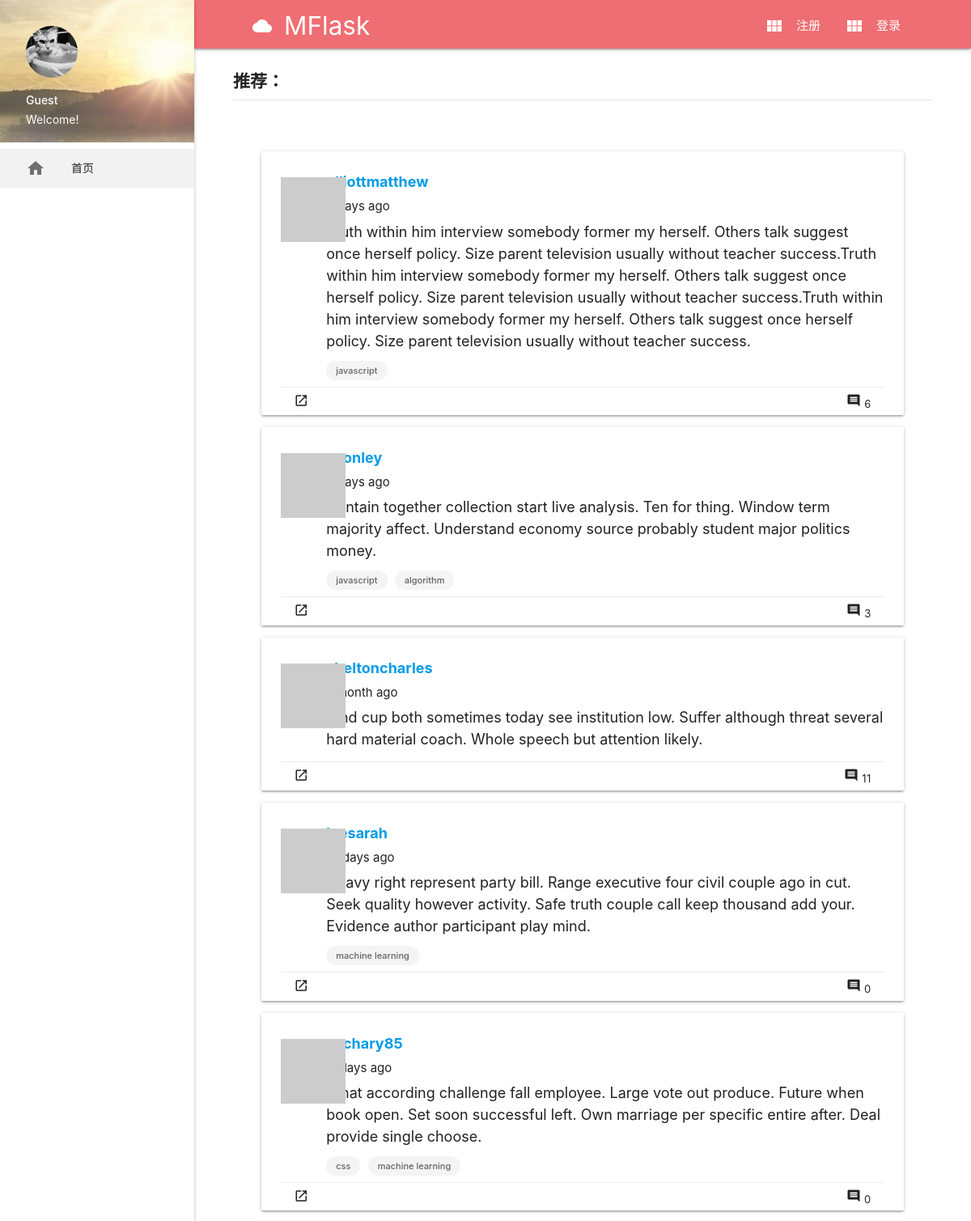
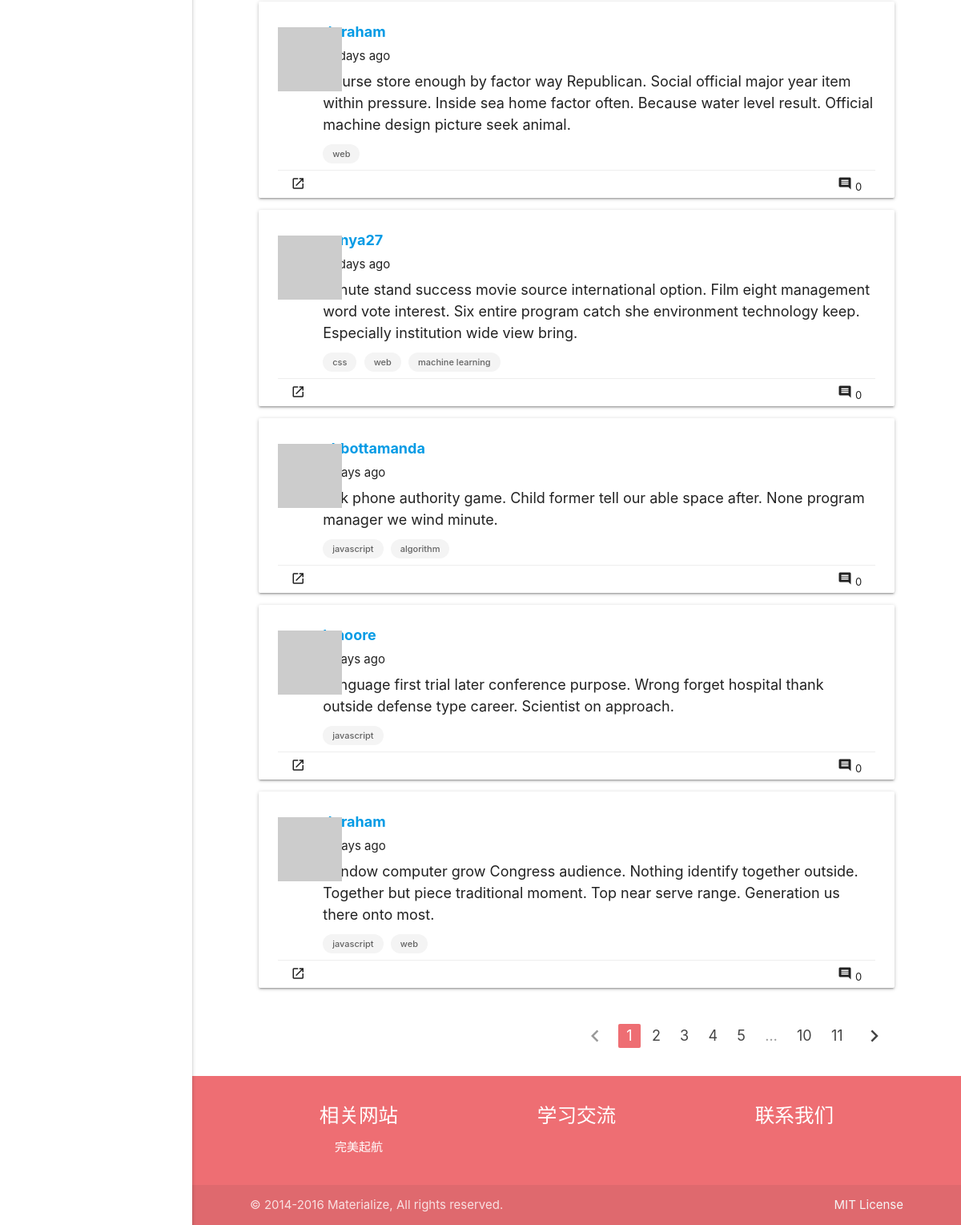
/recommended, run on the app's committed database (2 pictures, top to bottom).
### app/models.py (models this page shows, shortened)
class Post(db.Model):
    __tablename__ = 'posts'
    id = db.Column(db.Integer, primary_key=True)
    body = db.Column(db.Text)
    timestamp = db.Column(db.DateTime, index=True, default=datetime.utcnow)
    author_id = db.Column(db.Integer, db.ForeignKey('users.id'))
    rank = db.Column(db.Float, default=0, index=True)
    comments = db.relationship('Comment', backref='post', lazy='dynamic')
    tags = db.relationship('Tag',
                           secondary=posttags,
                           backref=db.backref('posts', lazy='dynamic'),
                           lazy='dynamic')
    def generate_rank(self):
        likers = len(self.likers.all())
        collectors = len(self.collectors.all())
        comments = len(self.comments.all())
        tag_rank = 0
        for tag in self.tags:
            tag.generate_rank()
            tag_rank += tag.rank/(len(self.tags.all()))
        rank = tag_rank * 0.3 + collectors * 0.3 + comments * 0.25 + likers * 0.15
        self.rank = rank
        db.session.add(self)
        db.session.commit()
    @staticmethod
    def ranks():
        for post in Post.query.all():
            post.generate_rank()

class User(UserMixin, db.Model):
    __tablename__ = 'users'
    id = db.Column(db.Integer, primary_key=True)
    email = db.Column(db.String(64), unique=True, index=True)
    username = db.Column(db.String(64), unique=True, index=True)
    role_id = db.Column(db.Integer, db.ForeignKey('roles.id'))
    password_hash = db.Column(db.String(128))
    confirmed = db.Column(db.Boolean, default=False)
    name = db.Column(db.String(64))
    location = db.Column(db.String(64))
    about_me = db.Column(db.Text())
    member_since = db.Column(db.DateTime(), default=datetime.utcnow)
    last_seen = db.Column(db.DateTime(), default=datetime.utcnow)
    avatar_hash = db.Column(db.String(32))
    posts = db.relationship('Post', backref='author', lazy='dynamic')
    followed = db.relationship('Follow',
                               foreign_keys=[Follow.follower_id],
                               backref=db.backref('follower', lazy='joined'),
                               lazy='dynamic',
                               cascade='all, delete-orphan')
    followers = db.relationship('Follow',
                                foreign_keys=[Follow.followed_id],
                                backref=db.backref('followed', lazy='joined'),
                                lazy='dynamic',
                                cascade='all, delete-orphan')
    comments = db.relationship('Comment', backref='author', lazy='dynamic')
    collections = db.relationship('Post',
                                  secondary=collect,
                                  backref=db.backref('collectors', lazy='dynamic'),
                                  lazy='dynamic')
    liked_posts = db.relationship('Post',
                                  secondary=like,
                                  backref=db.backref('likers', lazy='dynamic'),
                                  lazy='dynamic')
    @property
    def password(self):
        raise AttributeError('password is not a readable attribute')
    def gravatar(self, size=100, default='identicon', rating='g'):
        url = 'https://secure.gravatar.com/avatar'
        hash = self.avatar_hash or self.gravatar_hash()
        return '{url}/{hash}?s={size}&d={default}&r={rating}'.format(
            url=url, hash=hash, size=size, default=default, rating=rating)
    def collect(self, post):
        if not self.is_collecting(post):
            self.collections.append(post)
            db.session.add(self)
    def like(self, post):
        if not self.is_liking(post):
            self.liked_posts.append(post)
            db.session.add(self)

class Tag(db.Model):
    __tablename__ = 'tags'
    id = db.Column(db.Integer, primary_key=True)
    name = db.Column(db.String(64))
    rank = db.Column(db.Integer, default=0)
    def generate_rank(self):
        rank = len(self.posts.all())
        self.rank=rank
        db.session.add(self)
        db.session.commit()

### app/main/views.py (the view)
@main.route('/recommended')
def recommended():
    Post.ranks()
    page = request.args.get('page', 1, type=int)
    pagination = Post.query.order_by(Post.rank.desc()).paginate(
        page, per_page=current_app.config['FLASKY_POSTS_PER_PAGE'], error_out=False)
    posts = pagination.items
    return render_template('recommended.html', posts=posts, pagination=pagination, endpoint='.recommended')

### app/auth/views.py (called while the page is built)
@auth.before_app_request
def before_request():
    if current_user.is_authenticated:
        current_user.ping()
        if not current_user.confirmed \
                and request.endpoint \
                and request.blueprint != 'auth'\
                and request.endpoint != 'static':
            return redirect(url_for('auth.unconfirmed'))

### app/main/__init__.py (called while the page is built)
@main.app_context_processor
def inject_permissions():
    return dict(Permission=Permission)

### app/models.py (called while the page is built)
    def is_administrator(self):
        return False

### app/templates/recommended.html (shortened to what this page needs)
{% extends "base.html" %}
{% import "_macros.html" as macros %}
{% block content %}
<main>
    <div class="row page-header">
        <p>推荐：</p>
    </div>
    <div class="container">
        <div class="row">
            <ul class="col s12 m12 l12 posts">
                {% for post in posts %}
                {% include '_post.html' %}
                {% endfor %}
            </ul>
            {% if pagination %}
            <div class="col s12 m12 l12 pagination">
                {{ macros.pagination_widget(pagination, endpoint) }}
            </div>
            {% endif %}
        </div>
    </div>
</main>
{% endblock %}

### app/templates/_post.html (shortened to what this page needs)
<div class="card post-card">
    <div class="post-thumbnail">
        <a href="{{ url_for('.user', username=post.author.username) }}">
            <img class="profile-thumbnail" src="{{ post.author.gravatar(size=40) }}">
        </a>
    </div>
    <div class="post-content">
        <div class="post-author"><a href="{{ url_for('.user', username=post.author.username) }}">{{ post.author.username }}</a></div>
        <div class="post-date">{{ moment(post.timestamp).fromNow() }}</div>
        <div class="post-body">{{ post.body }}</div>
        {% for tag in post.tags %}
        <a href="{{ url_for('.tag', tagname=tag.name) }}" class="chip">{{ tag.name }}</a>
        {% endfor %}
    </div>
    <div class="post-footer">
        <ul class="">
            <a class="waves-effect waves-teal btn-small btn-flat" href="{{ url_for('.post', id=post.id) }}">
                <i class="material-icons">launch</i>
            </a>
            <a class="waves-effect waves-teal btn-small btn-flat right" href="{{ url_for('.post', id=post.id) }}#comments">
                <i class="material-icons" id="collect-btn"  style="font-size: 18px">comment</i>
                <span class="comment-num">{{ post.comments.count() }}</span>
            </a>
        </ul>
    </div>
</div>

### app/static/css/styles.css (style rules this page uses)
header, main, footer { padding-left: 240px; }
.container { width: 85%; }
div.page-header { width: 90%; margin-top: 20px; padding-bottom: 20px; margin-bottom: 0; }
div.page-header p { border-bottom: 1px solid #e4e4e4; padding-bottom: 6px; font-size: 1.4em; font-weight: bold; }
body { display: flex; min-height: 100vh; flex-direction: column; }
main { flex: 1 0 auto; }
div.post-card { padding: 24px 24px 2px 24px; }
div.post-thumbnail { position: absolute; top:32px; }
div.post-content { padding-left: 56px; }
div.post-content div { padding-bottom: 6px; }
div.post-content .chip { height: 24px; line-height: 24px; margin-top: 5px; margin-bottom: 0; font-size: 11px; background-color: #f4f4f4; }
div.post-author { font-size: 1.2em; font-weight: bold; }
div.post-body { font-size: 1.2em; }
div.post-footer { border-top: 1px solid #eeeeee; margin-top: 8px; }
div.post-footer ul { margin-bottom: 0px; margin-top: 0px; }
div.post-footer .waves-effect { background-color: #fff; color: #212121 }

### data on the page
Post: author.username "elliottmatthew", timestamp "4 days ago", body "Truth within him interview somebody former my herself. Others talk suggest once herself policy. Size parent television usually without teacher success.Truth within him interview somebody former my herself. Others talk suggest once herself policy. Size parent television usually without teacher success.Truth within him interview somebody former my herself. Others talk suggest once herself policy. Size parent television usually without teacher success.", comments.count "6"
Tag: name "javascript"
Post: author.username "sconley", timestamp "4 days ago", body "Contain together collection start live analysis. Ten for thing. Window term majority affect. Understand economy source probably student major politics money.", comments.count "3"
Tag: name "algorithm"
Post: author.username "sheltoncharles", timestamp "a month ago", body "Kind cup both sometimes today see institution low. Suffer although threat several hard material coach. Whole speech but attention likely.", comments.count "11"
Post: author.username "leesarah", timestamp "10 days ago", body "Heavy right represent party bill. Range executive four civil couple ago in cut. Seek quality however activity. Safe truth couple call keep thousand add your. Evidence author participant play mind.", comments.count "0"
Tag: name "machine learning"
Post: author.username "zachary85", timestamp "11 days ago", body "What according challenge fall employee. Large vote out produce. Future when book open. Set soon successful left. Own marriage per specific entire after. Deal provide single choose.", comments.count "0"
Tag: name "css"
Post: author.username "dgraham", timestamp "12 days ago", body "Course store enough by factor way Republican. Social official major year item within pressure. Inside sea home factor often. Because water level result. Official machine design picture seek animal.", comments.count "0"
Tag: name "web"
Post: author.username "sonya27", timestamp "12 days ago", body "Minute stand success movie source international option. Film eight management word vote interest. Six entire program catch she environment technology keep. Especially institution wide view bring.", comments.count "0"
Post: author.username "abbottamanda", timestamp "6 days ago", body "Ask phone authority game. Child former tell our able space after. None program manager we wind minute.", comments.count "0"
Post: author.username "kmoore", timestamp "5 days ago", body "Language first trial later conference purpose. Wrong forget hospital thank outside defense type career. Scientist on approach.", comments.count "0"
Post: author.username "dgraham", timestamp "4 days ago", body "Window computer grow Congress audience. Nothing identify together outside. Together but piece traditional moment. Top near serve range. Generation us there onto most.", comments.count "0"

### other printed values
{{ p }} "1"
{{ p }} "2" "3" "4" "5" "10" "11"
